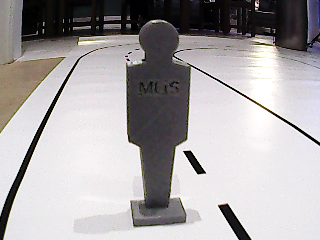
#> input picture model_interpretation/1.png, 320 x 240 px; its folder holds only this picture in this run
$ python -i data.py   (imports and definitions only)
#> lines starting #> are read from the running program, lines starting #| are printed output that depends on the picture; after the words box and inside, x2 and y2 are one past the last pixel; in counts of white or black regions, pixels touching at a corner belong together
#> further down, picture is the input picture: shape (240, 320, 3); mean B, G, R 166, 165, 168.8
import pandas as pd
import tensorflow as tf
from tensorflow.keras.preprocessing.image import load_img, img_to_array
from sklearn.model_selection import train_test_split
import os
import matplotlib.pyplot as plt
import numpy as np
import cv2
import glob

# [46 lines left out: function Data, not called in this run]

def pre_image(image):

    gray = cv2.cvtColor(image, cv2.COLOR_BGR2GRAY)
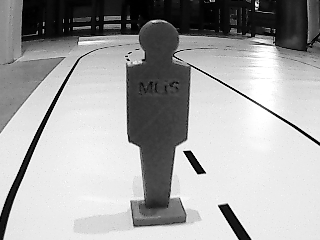
#> gray: shape (240, 320); min 0, max 255, mean 166.2


    _, lane_mask = cv2.threshold(gray, 50, 200, cv2.THRESH_BINARY)
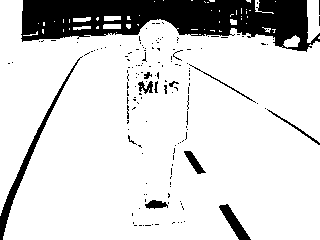
#> lane_mask: shape (240, 320); values 0 (black) and 200 (white), 84.2% white; 155 black regions (140 under 20 px), largest, box (x1, y1, x2, y2) and area: (21, 0, 320, 52) 9490, (0, 56, 83, 240) 967, (219, 204, 251, 240) 397


    _, object_mask = cv2.threshold(gray, 100, 150, cv2.THRESH_BINARY)
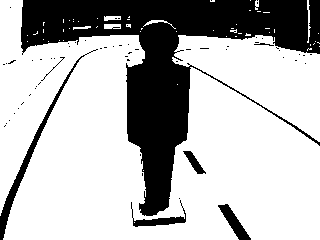
#> object_mask: shape (240, 320); values 0 (black) and 150 (white), 71.7% white; 63 black regions (56 under 20 px), largest, box (x1, y1, x2, y2) and area: (21, 0, 320, 216) 19565, (0, 49, 98, 240) 1026, (218, 204, 251, 240) 415


    hsv_image = cv2.cvtColor(image, cv2.COLOR_BGR2HSV)
#> hsv_image: shape (240, 320, 3); mean H, S, V 102.3, 29.1, 170.7
    lower_red = np.array([0, 100, 100])
    upper_red = np.array([10, 255, 255])
    red_mask = cv2.inRange(hsv_image, lower_red, upper_red)
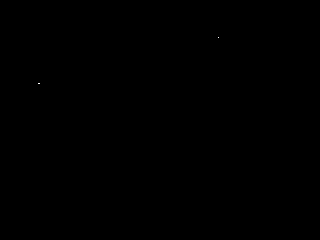
#> red_mask: shape (240, 320); 0% white in thin lines or dots, all inside (x1, y1, x2, y2) = (38, 37, 219, 84)
    lower_green = np.array([50, 100, 100])
    upper_green = np.array([70, 255, 255])
    green_mask = cv2.inRange(hsv_image, lower_green, upper_green)
#> green_mask: shape (240, 320); every value is 0


    result = cv2.merge([lane_mask, object_mask, gray])
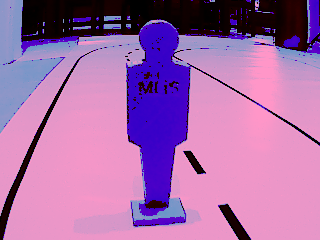
#> result: shape (240, 320, 3); mean of channels 0, 1, 2 168.4, 107.5, 166.2; drawn as B, G, R

    return result

# [31 lines left out: function data_preprocess, not called in this run]

>>> import cv2
>>> picture = cv2.imread('../model_interpretation/1.png')
>>> result = pre_image(picture)

$ run again, on model_interpretation/139.png
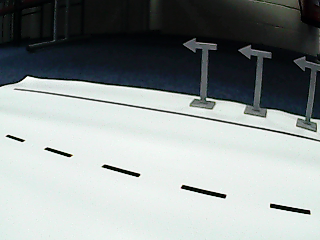
#> input picture model_interpretation/139.png, 320 x 240 px
#> picture is the input picture: shape (240, 320, 3); mean B, G, R 150.5, 151.3, 144.6
#> in pre_image, `_, lane_mask = cv2.threshold(gray, 50, 200, cv2.THRESH_BINARY)`:
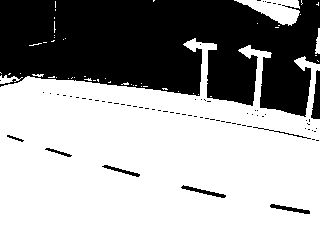
#> lane_mask: shape (240, 320); values 0 (black) and 200 (white), 63.8% white; 72 black regions (64 under 20 px), largest, box (x1, y1, x2, y2) and area: (0, 0, 320, 117) 26731, (311, 70, 320, 119) 281, (181, 185, 226, 198) 158
#> object_mask: shape (240, 320); values 0 (black) and 150 (white), 60% white; 20 black regions (12 under 20 px), largest, box (x1, y1, x2, y2) and area: (0, 0, 320, 132) 29693, (40, 92, 320, 142) 374, (181, 185, 226, 198) 170
#> hsv_image: shape (240, 320, 3); mean H, S, V 79.1, 42.4, 153.2
#> red_mask: shape (240, 320); every value is 0
#> in pre_image, `result = cv2.merge([lane_mask, object_mask, gray])`:
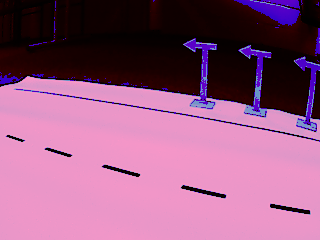
#> result: shape (240, 320, 3); mean of channels 0, 1, 2 127.6, 90, 149.2; drawn as B, G, R

$ run again, on model_interpretation/141.png
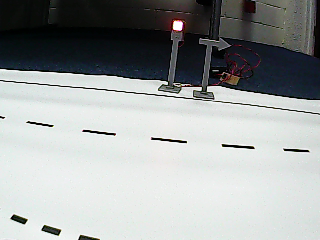
#> input picture model_interpretation/141.png, 320 x 240 px
#> picture is the input picture: shape (240, 320, 3); mean B, G, R 160.4, 161, 157.5
#> in pre_image, `_, lane_mask = cv2.threshold(gray, 50, 200, cv2.THRESH_BINARY)`:
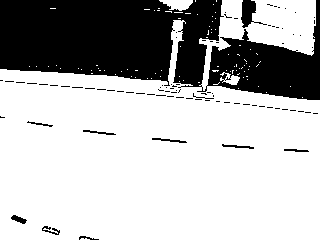
#> lane_mask: shape (240, 320); values 0 (black) and 200 (white), 71.4% white; 85 black regions (74 under 20 px), largest, box (x1, y1, x2, y2) and area: (0, 0, 320, 100) 20770, (241, 0, 267, 28) 317, (11, 215, 27, 224) 75
#> object_mask: shape (240, 320); values 0 (black) and 150 (white), 66% white; 32 black regions (21 under 20 px), largest, box (x1, y1, x2, y2) and area: (0, 0, 320, 100) 25139, (0, 80, 193, 99) 206, (42, 225, 61, 235) 109
#> hsv_image: shape (240, 320, 3); mean H, S, V 74.4, 38, 163.4
#> red_mask: shape (240, 320); 0.04% white in thin lines or dots, all inside (x1, y1, x2, y2) = (172, 20, 234, 86)
#> green_mask: shape (240, 320); every value is 0
#> in pre_image, `result = cv2.merge([lane_mask, object_mask, gray])`:
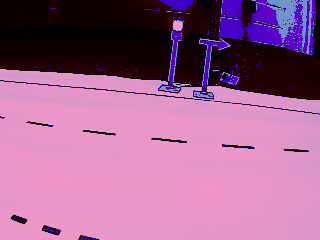
#> result: shape (240, 320, 3); mean of channels 0, 1, 2 142.8, 99.1, 159.9; drawn as B, G, R

$ run again, on model_interpretation/3.png
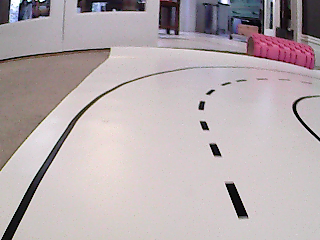
#> input picture model_interpretation/3.png, 320 x 240 px
#> picture is the input picture: shape (240, 320, 3); mean B, G, R 174.8, 172, 182.7
#> in pre_image, `_, lane_mask = cv2.threshold(gray, 50, 200, cv2.THRESH_BINARY)`:
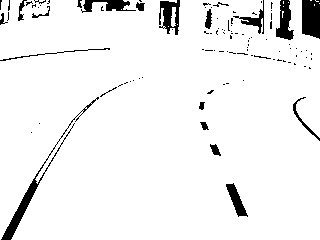
#> lane_mask: shape (240, 320); values 0 (black) and 200 (white), 94.4% white; 103 black regions (82 under 20 px), largest, box (x1, y1, x2, y2) and area: (1, 97, 99, 240) 767, (302, 0, 320, 39) 640, (159, 0, 180, 35) 434
#> object_mask: shape (240, 320); values 0 (black) and 150 (white), 89.8% white; 81 black regions (62 under 20 px), largest, box (x1, y1, x2, y2) and area: (195, 0, 264, 40) 1572, (1, 77, 144, 240) 1154, (302, 0, 320, 39) 654
#> hsv_image: shape (240, 320, 3); mean H, S, V 103.2, 27.8, 184.6
#> red_mask: shape (240, 320); 0.05% white in thin lines or dots, all inside (x1, y1, x2, y2) = (6, 27, 306, 66)
#> green_mask: shape (240, 320); every value is 0
#> in pre_image, `result = cv2.merge([lane_mask, object_mask, gray])`:
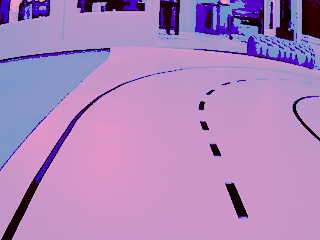
#> result: shape (240, 320, 3); mean of channels 0, 1, 2 188.8, 134.7, 175.5; drawn as B, G, R
